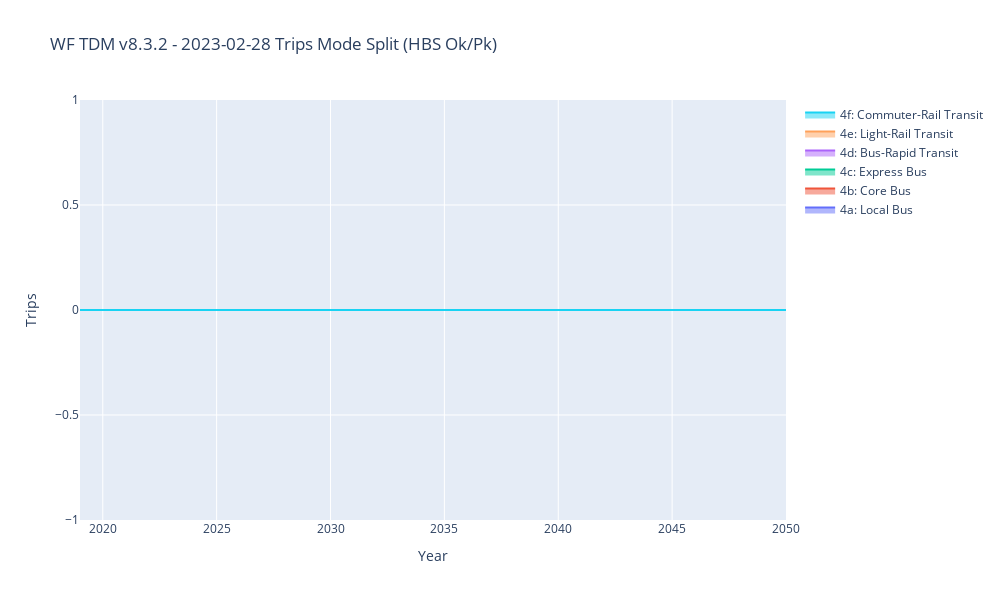

The notebook cell saved with this chart:
### Code cell
# MAKE INTERACTIVE CHART
#py.offline.init_notebook_mode(connected=True)

lstTdmVersionsWithDate = sorted(dfTransitSummaryPlotData['tdmVersionWithDate'].unique().tolist())
lstScenarioGroups      = sorted(dfTransitSummaryPlotData['scenarioGroup'     ].unique().tolist())
lstModes               = sorted(dfTransitSummaryPlotData['modeGroup'         ].unique().tolist())
lstTripPurp            = sorted(dfTransitSummaryPlotData['TRIPPURP'          ].unique().tolist())
lstPeriod              = sorted(dfTransitSummaryPlotData['PERIOD'            ].unique().tolist())

# remove include in all list
lstScenarioGroups = [i for i in lstScenarioGroups if i not in lstIncludeInAll] 

selectTdmVersionWithDate = widgets.Select        (options=lstTdmVersionWithDate, value=(lstTdmVersionsWithDate[2]), description='TDM Version'   , layout=Layout(display="flex", flex_flow='row'))
selectScenarioGroup      = widgets.Select        (options=lstScenarioGroups    , value=('RTP'                    ), description='Scenario Group', layout=Layout(display="flex", flex_flow='row'))
selectModes              = widgets.SelectMultiple(options=lstModes             , value=(lstModes[7:13]           ), description='Mode Group'    , layout=Layout(display="flex", flex_flow='row'))
selectTripPurps          = widgets.SelectMultiple(options=lstTripPurp          , value=(lstTripPurp              ), description='Purpose'       , layout=Layout(display="flex", flex_flow='row'))
selectPeriods            = widgets.SelectMultiple(options=lstPeriod            , value=(lstPeriod                ), description='Periods'       , layout=Layout(display="flex", flex_flow='row'))
selectPercentOrTotal     = widgets.Select        (options=['Share','Total']    , value=('Share'                  ), description='Stack Type'    , layout=Layout(display="flex", flex_flow='row'))percent

# Set the width of the widget
selectTdmVersionWithDate.layout.width = '350px'
selectScenarioGroup     .layout.width = '150px'
selectModes             .layout.width = '250px'
selectTripPurps         .layout.width = '150px'
selectPeriods           .layout.width = '120px'
selectPercentOrTotal    .layout.width = '180px'

# Set up a global variable to track whether the widgets have been changed
firstTime = True

# create output widget to display filtered DataFrame
output = widgets.Output()
hbox = widgets.HBox([selectTdmVersionWithDate, selectScenarioGroup, selectModes, selectTripPurps, selectPeriods, selectPercentOrTotal])

# create interactive widget
interactive_output = widgets.interactive_output(update_plot_stackedarea, {'tdmVersionWithDate': selectTdmVersionWithDate, 'scenarioGroup':selectScenarioGroup, 'modeGroups':selectModes, 'trippurps':selectTripPurps, 'periods':selectPeriods, 'percentOrTotal':selectPercentOrTotal})

# Display a markdown heading
display(Markdown('# Trip Mode Split Interactive Chart'))
display(hbox)
display(interactive_output)
display(output)
#ADD RAW OBSERVED CURVES

### Figure 1 — Plotly figure (JSON) as saved in the notebook; plotly's stock layout.template omitted (floating-point values rounded to 4 significant figures)
{"data": [{"mode": "lines", "name": "4a: Local Bus", "stackgroup": "one", "type": "scatter", "x": [2019, 2023, 2028, 2032, 2042, 2050], "y": [0, 0, 0, 0, 0, 0]}, {"mode": "lines", "name": "4b: Core Bus", "stackgroup": "one", "type": "scatter", "x": [2019, 2023, 2028, 2032, 2042, 2050], "y": [0, 0, 0, 0, 0, 0]}, {"mode": "lines", "name": "4c: Express Bus", "stackgroup": "one", "type": "scatter", "x": [2019, 2023, 2028, 2032, 2042, 2050], "y": [0, 0, 0, 0, 0, 0]}, {"mode": "lines", "name": "4d: Bus-Rapid Transit", "stackgroup": "one", "type": "scatter", "x": [2019, 2023, 2028, 2032, 2042, 2050], "y": [0, 0, 0, 0, 0, 0]}, {"mode": "lines", "name": "4e: Light-Rail Transit", "stackgroup": "one", "type": "scatter", "x": [2019, 2023, 2028, 2032, 2042, 2050], "y": [0, 0, 0, 0, 0, 0]}, {"mode": "lines", "name": "4f: Commuter-Rail Transit", "stackgroup": "one", "type": "scatter", "x": [2019, 2023, 2028, 2032, 2042, 2050], "y": [0, 0, 0, 0, 0, 0]}], "layout": {"height": 600, "title": {"text": "WF TDM v8.3.2 - 2023-02-28 Trips Mode Split (HBS Ok/Pk)"}, "width": 1000, "xaxis": {"title": {"text": "Year"}}, "yaxis": {"title": {"text": "Trips"}}}}
